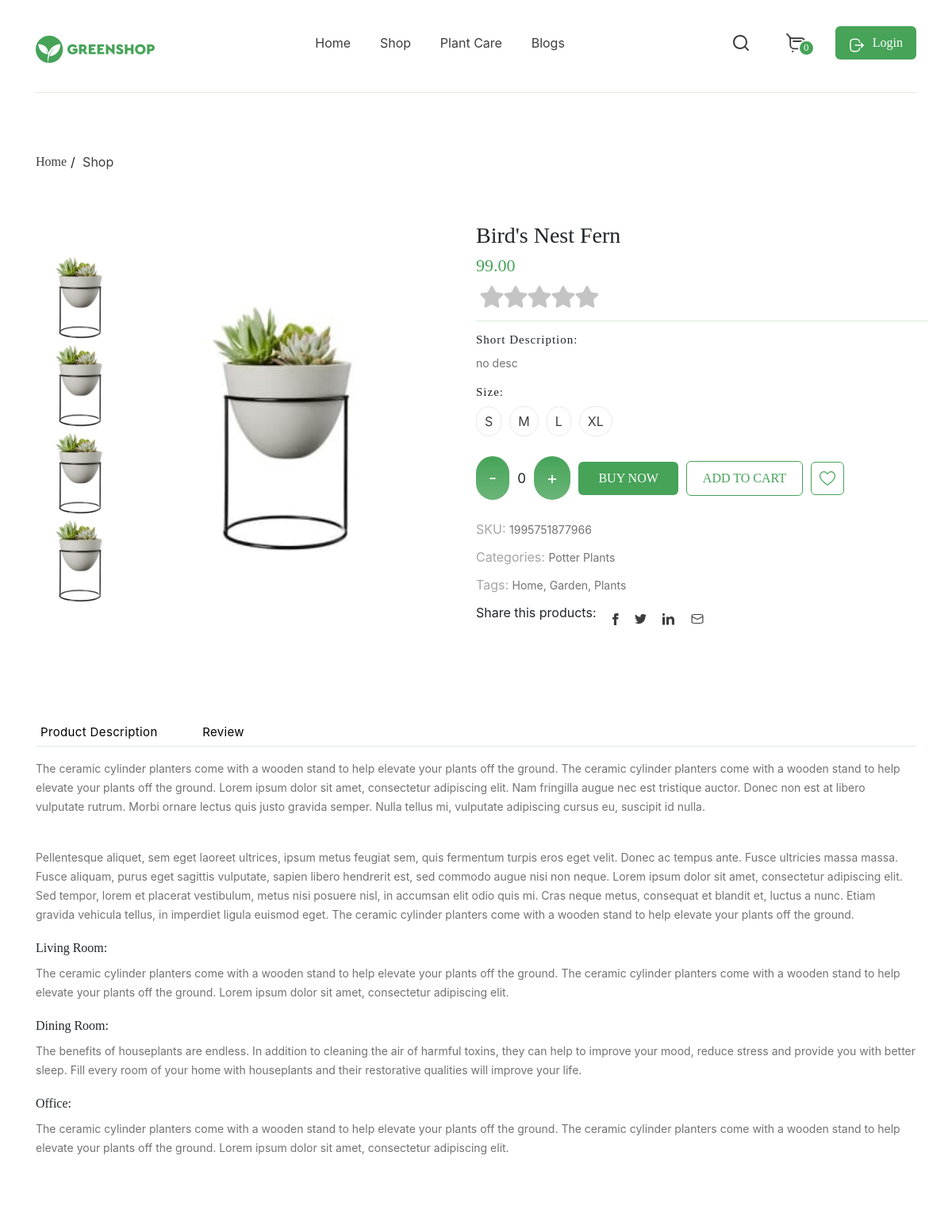
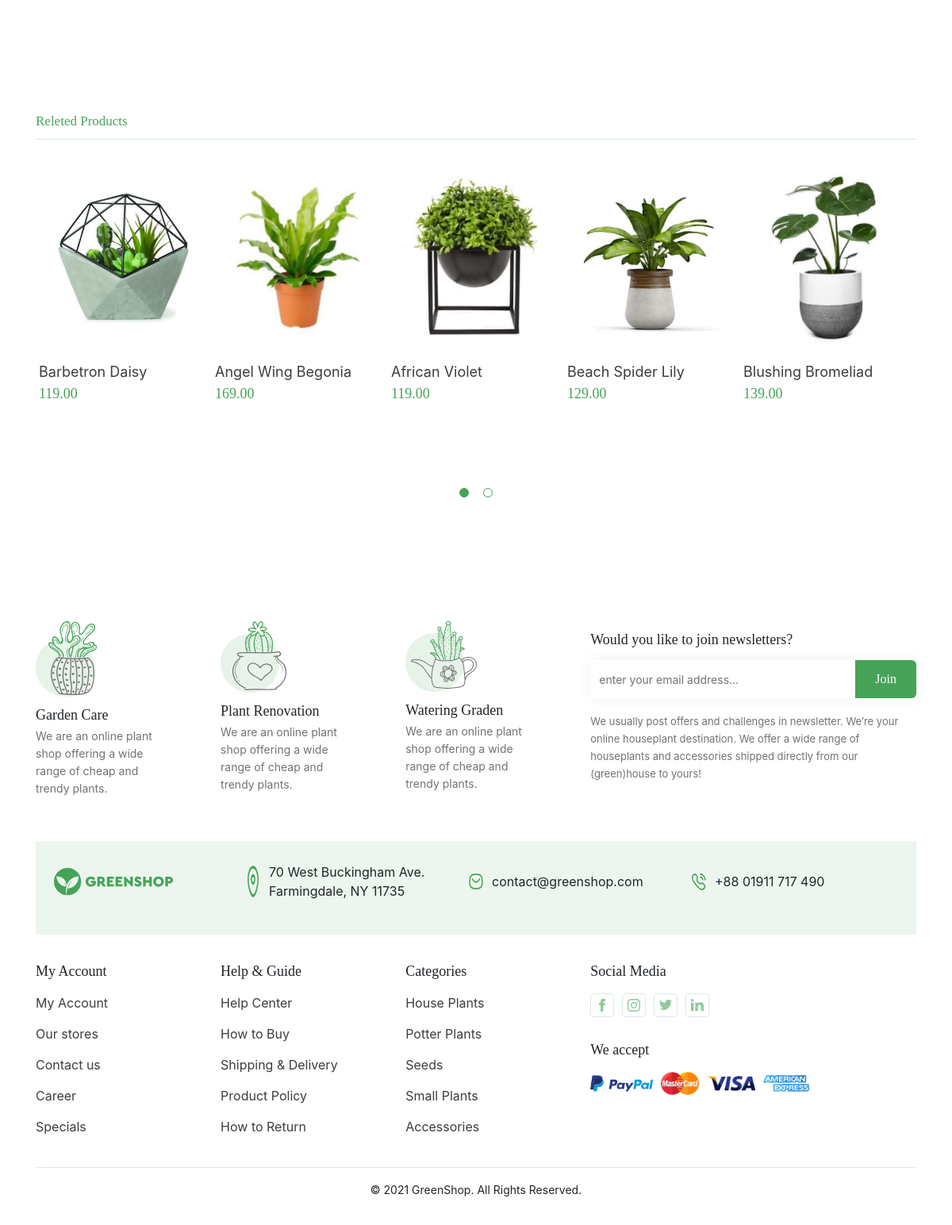
Screenshot of /ru/Birds_Nest_Fern/ with the database file from the repository (2 pictures, top to bottom).
### store/models.py (models this page shows, shortened)
class Flowers(models.Model):
    title = models.TextField("Название", max_length=250, blank=True)
    price = models.CharField("Цена", max_length=50, blank=True)
    img = models.ImageField("Изоброжения", upload_to="flowers/")
    description = models.TextField("Описание", max_length=500, blank=True)
    url = models.SlugField(max_length=130, unique=True)
    category = models.ForeignKey(
        Category, verbose_name="Категория", on_delete=models.SET_NULL, null=True
    )
    def get_review(self):
        return self.reviews_set.filter(parent__isnull=True)
    def get_absolute_url(self):
        return reverse("flowers_detail", kwargs={"slug": self.url})
    class Meta:
        verbose_name = 'Растения'
        verbose_name_plural = 'Растения'

### store/views.py (the view)
# urls.py: path("<slug:slug>/", views.FlowersDetailView.as_view(), name='flowers_detail'),
class FlowersDetailView(Slider, DetailView):
    model = Flowers
    slug_field = "url"
    def get_context_data(self, **kwargs):
        context = super().get_context_data(**kwargs)
        context["star_form"] = RatingForm()
        return context

### store/forms.py
class RatingForm(forms.ModelForm):
    star = forms.ModelChoiceField(
        queryset=RatingStar.objects.all(), widget=forms.RadioSelect(), empty_label=None
    )
    class Meta:
        model = Rating
        fields = ("star",)

### store/models.py (called while the page is built)
    def __str__(self):
        return f'{self.value}'

### store/views.py (called while the page is built)
    def get_flowers(self):
        return Flowers.objects.all()

### templates/store/flowers_detail.html (shortened to what this page needs)
{% extends 'base.html' %}
{% load static  %}
{% block content %}
<section class="product-view">
    <div class="container">
        <div class="product-view__inner">
            <div class="breadcrumbs">
                <ul class="breadcrumbs__list">
                    <li class="breadcrumbs__list-item">
                        <a href="{% url 'home' %}">Home</a>
                    </li>
                    <li class="breadcrumbs__list-item">
                        <a href="#">Shop</a>
                    </li>
                </ul>
            </div>
            <div class="product-view__wrapper">
                <div class="product-view__img">
                    <div class="product-view__vertical-bar">
                        <a href="#">
                            <img src="{{ flowers.img.url }}" alt="" class="product-view__img-mini">
                        </a>
                        <a href="#">
                            <img src="{{ flowers.img.url }}" alt="" class="product-view__img-mini">
                        </a>
                        <a href="#">
                            <img src="{{ flowers.img.url }}" alt="" class="product-view__img-mini">
                        </a>
                        <a href="#">
                            <img src="{{ flowers.img.url }}" alt="" class="product-view__img-mini">
                        </a>
                    </div>
                    <img src="{{ flowers.img.url }}" alt="" class="product-view__img-main">
                </div>
                <div class="product-view__info">
                    <div class="product-view__info-main">
                        <h2 class="product-view__title">{{ flowers.title }}</h2>
                        <p class="product-view__price">{{ flowers.price }}</p>
                        <form action="{% url 'add_rating' %}" method="post" name="rating">
                            <span class="rating">
                                {% for k, v in star_form.fields.star.choices %}
                                    <label for="rating{{ v }}">{{ k }}</label>
                                {% endfor %}
                            </span>
                        </form>
                    </div>
                    <div class="product-view__info-description">
                        <h3 class="product-view__info-title">Short Description:</h3>
                        <p class="product-view__text">
                           {{ flowers.description }}
                        </p>
                        <h3 class="product-view__info-title">Size:</h3>
                        <ul class="product-view__list size-list">
                            <li class="product-view__item">
                                <a href="#" class="product-view__link">S</a>
                            </li>
                            <li class="product-view__item">
                                <a href="#" class="product-view__link">M</a>
                            </li>
                            <li class="product-view__item">
                                <a href="#" class="product-view__link">L</a>
                            </li>
                            <li class="product-view__item">
                                <a href="#" class="product-view__link">XL</a>
                            </li>
                        </ul>
                        <div class="product-view__buy">
                            <div href="" class="product-view__add-minus">
                                <button class="js-clear-btn">-</button>
                            </div>
                            <div class="product-view__counter"></div>
                            <div href="" class="product-view__add-minus">
                                <button class="js-inc-btn">+</button>
                            </div>
                            <a href="#" class="product-view__buy-button button">Buy NOW</a>
                            <a href="#" class="product-view__buy-button button-invert">Add to cart</a>
                            <a href="#" class="product-view__buy-button button-invert icon-button">
                                <img src="{% static 'images/greenHeart.svg' %}" alt="">
                            </a>
                        </div>
                        <div class="product-view__characteristics">
                            <p class="product-view__characteristics-text">
                                SKU: <span class="product-view__text">1995751877966</span>
                            </p>
                            <p class="product-view__characteristics-text">
                                Categories: <span class="product-view__text">Potter Plants</span>
                            </p>
                            <p class="product-view__characteristics-text">
                                Tags: <span class="product-view__text">Home, Garden, Plants</span>
                            </p>
                        </div>
                        <ul class="product-view__list social-list">
                            <li class="product-view__item">
                               <p class="product-view__titile">Share this products:</p>
                            </li>
                            <li class="product-view__item">
                                <a href="#" class="product-view__link"><img src="{% static 'images/FacebookDark.svg' %}" alt=""></a>
                            </li>
                            <li class="product-view__item">
                                <a href="#" class="product-view__link"><img src="{% static 'images/TwitterDark.svg' %}" alt=""></a>
                            </li>
                            <li class="product-view__item">
                                <a href="#" class="product-view__link"><img src="{% static 'images/LinkedinDark.svg' %}" alt=""></a>
                            </li>
                            <li class="product-view__item">
                                <a href="#" class="product-view__link"><img src="{% static 'images/MessageMail.svg' %}" alt=""></a>
                            </li>
                        </ul>
                    </div>
                </div>
            </div>
        </div>
    </div>
</section>
<section class="description" id="description" >
    <div class="container">
        <div class="description__inner">
            <ul class="sort-type__list">
                <li class="sort-type__list-item">
                    <button  type="button" onmousedown="openDiv()" class="sort-type__list-link">
                        Product Description
                    </button>
                </li>
                <li class="sort-type__list-item">
                    <button  type="button" onmousedown="viewDiv()" class="sort-type__list-link">
                        Review
                    </button>
                </li>
            </ul>
            <div class="description__wrapper" id="description__wrapper">
                <p class="description__text">
                    The ceramic cylinder planters come with a wooden stand to help elevate your plants off the ground. The ceramic cylinder planters come with a wooden stand to help elevate your plants off the ground. Lorem ipsum dolor sit amet, consectetur adipiscing elit. Nam fringilla augue nec est tristique auctor. Donec non est at libero vulputate rutrum. Morbi ornare lectus quis justo gravida semper. Nulla tellus mi, vulputate adipiscing cursus eu, suscipit id nulla.
                </p>
                <br>
                <p class="description__text">
                    Pellentesque aliquet, sem eget laoreet ultrices, ipsum metus feugiat sem, quis fermentum turpis eros eget velit. Donec ac tempus ante. Fusce ultricies massa massa. Fusce aliquam, purus eget sagittis vulputate, sapien libero hendrerit est, sed commodo augue nisi non neque. Lorem ipsum dolor sit amet, consectetur adipiscing elit. Sed tempor, lorem et placerat vestibulum, metus nisi posuere nisl, in accumsan elit odio quis mi. Cras neque metus, consequat et blandit et, luctus a nunc. Etiam gravida vehicula tellus, in imperdiet ligula euismod eget. The ceramic cylinder planters come with a wooden stand to help elevate your plants off the ground.
                </p>
                <h3 class="description__title">
                    Living Room:
                </h3>
                <p class="description__text">
                    The ceramic cylinder planters come with a wooden stand to help elevate your plants off the ground. The ceramic cylinder planters come with a wooden stand to help elevate your plants off the ground. Lorem ipsum dolor sit amet, consectetur adipiscing elit.
                </p>
                <h3 class="description__title">
                    Dining Room:
                </h3>
                <p class="description__text">
                    The benefits of houseplants are endless. In addition to cleaning the air of harmful toxins, they can help to improve your mood, reduce stress and provide you with better sleep. Fill every room of your home with houseplants and their restorative qualities will improve your life.
                </p>
                <h3 class="description__title">
                    Office:
                </h3>
                <p class="description__text">
                    The ceramic cylinder planters come with a wooden stand to help elevate your plants off the ground. The ceramic cylinder planters come with a wooden stand to help elevate your plants off the ground. Lorem ipsum dolor sit amet, consectetur adipiscing elit.
                </p>
            </div>
        </div>
    </div>
</section>
<section class="recomended-product">
    <div class="container">
        <div class="recomended-product__inner">
            <h3 class="recomended-product__title">Releted Products</h3>
            <div class="recomended-product__wrapper">
                {% for flower in view.get_flowers %}
                <div class="product-item">
                    <a href="{{ flower.get_absolute_url }}" class="product-item__img-wrapper">
                        <img src="{{ flower.img.url }}" alt="Plant" class="product-item__img">
                    </a>
                    <div class="product-item__text">
                        <a href="" class="product-item__text-wrapper">
                            <p class="product-item__title">{{ flower.title }}</p>
                            <p class="product-item__price">
                                {{ flower.price }}
                            </p>
                        </a>
                    </div>
                </div>
                {% endfor %}
            </div>
        </div>
    </div>
</section>
{% endblock content %}

### rows the page displays
Flowers: img (picture), title "Bird's Nest Fern", price "99.00", description "no desc"
Flowers: img (picture), title "Barbetron Daisy", price "119.00"
Flowers: img (picture), title "Angel Wing Begonia", price "169.00"
Flowers: img (picture), title "African Violet", price "119.00"
Flowers: img (picture), title "Beach Spider Lily", price "129.00"
Flowers: img (picture), title "Blushing Bromeliad", price "139.00"
